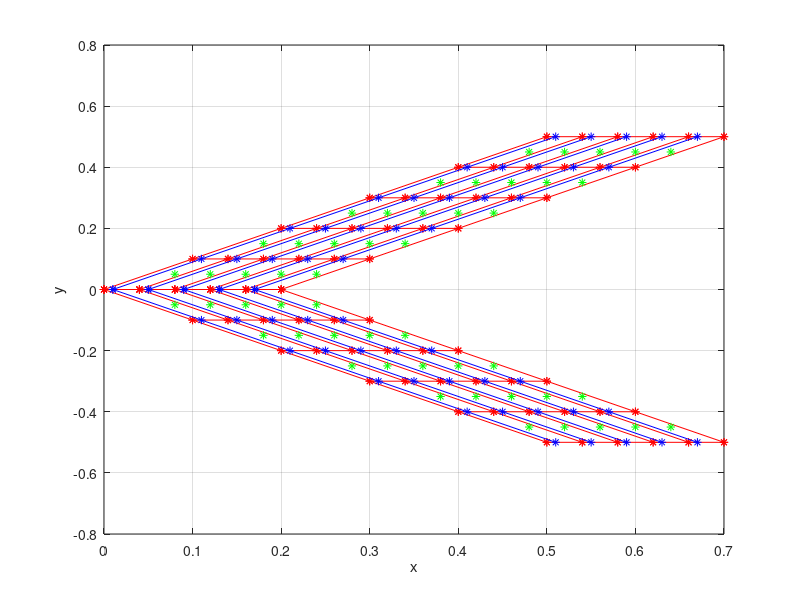

Reproduce this figure in MATLAB.
%   This program calculates Cl of planar swept wing with panels divided in
%   chordwise and spanwise directions using vortex lattice method
%   written by Abhiyan Paudel
%   Date : 11/01/2017

clc
clear all
close all

a = input('Enter the angle of attack = ');
U = input('Enter the freestream velocity = ');
N = input('Enter the number of panels in spanwise direction = ');
M = input('Enter the number of panels in chordwise direction = ');


b = 1; % wing span
LX=0.2*b;
LY=0.5*b;

dx=LX/M;
dy=LY/N;

% creating panels on right wing
for i=1:M+1
    for j=1:N+1
        x0_rt(i,j)=(i-1)*dx;
        y_rt(i,j)=(j-1)*dy;
        x_rt(i,j)= x0_rt(i,j)+y_rt(i,j);

    end
end

% computing collocation points
for i = 1:M
    for j = 1:N+1
        xtop_rt(i,j) = x_rt(i,j)+LX/4/M;
        ytop_rt(i,j) =  y_rt(i,j);
    end
end

%computing control points on each panel
k = 0;
for i = 1:M
    for j = 1:N
        k = k+1;
        xctrl_rt(k) = (xtop_rt(i,j)+xtop_rt(i,j+1))/2+LX*0.5/M;
        yctrl_rt(k) = (y_rt(i,j)+y_rt(i,j+1))*0.5;
    end
end

%creating panels on left wing
for i = 1:M+1
    for j = 1:N+1
        x_lt(i,j) = x_rt(i,j);
        y_lt(i,j) = -y_rt(i,j);

    end
end

%computing collocation points
for i = 1:M
    for j = 1:N+1
        xtop_lt(i,j) = xtop_rt(i,j);
        ytop_lt(i,j) =  -ytop_rt(i,j);
    end
end

%computing control points
for i = 1:k

    xctrl_lt(i) = xctrl_rt(i);
    yctrl_lt(i) = -yctrl_rt(i);
end


% calculate downwash at mth panel of starboard wing induced by horse-shoe
% vortex of n panels of the starboard wing
for l = 1:k
    m = 0;
    for i = 1:M
        for j = 1:N
            m = m+1;
            x_m1n = xctrl_rt(l)-xtop_rt(i,j);
            y_m1n = yctrl_rt(l)-ytop_rt(i,j);
            x_m2n = xctrl_rt(l)-xtop_rt(i,j+1);
            y_m2n = yctrl_rt(l)-ytop_rt(i,j+1);
            x_2n1n = xtop_rt(i,j+1)-xtop_rt(i,j);
            y_2n1n = ytop_rt(i,j+1)-ytop_rt(i,j);
            d_m1n = sqrt(x_m1n^2+y_m1n^2);
            d_m2n = sqrt(x_m2n^2+y_m2n^2);
            first_first_term = 1/(x_m1n*y_m2n-x_m2n*y_m1n);
            first_sec_term = ((x_2n1n*x_m1n+y_2n1n*y_m1n)/d_m1n)-((x_2n1n*x_m2n+y_2n1n*y_m2n)/d_m2n);
            first_term = first_first_term*first_sec_term;
            sec_term = (-1/y_m1n)*(1+(x_m1n/d_m1n));
            third_term = (-1/y_m2n)*(1+(x_m2n/d_m2n));
            w_s(l,m) = first_term+sec_term-third_term;     % downwash at starboard wing
        end
    end
end


% calculate downwash at mth panel of starboard wing induced by horse-shoe
% vortex of n panels of the port wing
for l = 1:k
    m = 0;
    for i = 1:M
        for j = 1:N
            m = m+1;
            x_m1n = xctrl_rt(l)-xtop_lt(i,j+1);
            y_m1n = yctrl_rt(l)-ytop_lt(i,j+1);
            x_m2n = xctrl_rt(l)-xtop_lt(i,j);
            y_m2n = yctrl_rt(l)-ytop_lt(i,j);
            x_2n1n = xtop_lt(i,j)-xtop_lt(i,j+1);
            y_2n1n = ytop_lt(i,j)-ytop_lt(i,j+1);
            d_m1n = sqrt(x_m1n^2+y_m1n^2);
            d_m2n = sqrt(x_m2n^2+y_m2n^2);
            first_first_term = 1/(x_m1n*y_m2n-x_m2n*y_m1n);
            first_sec_term = ((x_2n1n*x_m1n+y_2n1n*y_m1n)/d_m1n)-((x_2n1n*x_m2n+y_2n1n*y_m2n)/d_m2n);
            first_term = first_first_term*first_sec_term;
            sec_term = (-1/y_m1n)*(1+(x_m1n/d_m1n));
            third_term = (-1/y_m2n)*(1+(x_m2n/d_m2n));
            w_p(l,m) = first_term+sec_term-third_term;     % downwash at starboard wing
        end
    end
end


for i = 1:k
    for  j= 1:m
        w(i,j) = (w_s(i,j)+w_p(i,j))/(4*pi); % net downwash at starboard wing
    end
end

alpha = a*pi/180;


for i = 1:k
    rhs(i) = -U*sin(alpha);
end


rho = 1.225;
% calculating circulation by solving linear equations

g = mldivide(w,rhs');


gamma = 0;
for i = 1:k
    gamma = gamma + g(i)*dy;
end

L = 2*rho*U*gamma;

c = 0.2;

q = 0.5*rho*U^2;
S = b*c;
cl = L/(q*S)

plot(x_rt,y_rt,'*-r',x_rt',y_rt','-*r')

hold on

plot(xtop_rt',ytop_rt','*-b')

hold on
plot(xctrl_rt',yctrl_rt','*g')
hold on
plot(x_lt,y_lt,'*-r',x_lt',y_lt','-*r')

hold on

plot(xtop_lt',ytop_lt','*-b')

hold on
plot(xctrl_lt',yctrl_lt','*g')

grid on
xlabel('x')
ylabel('y')


